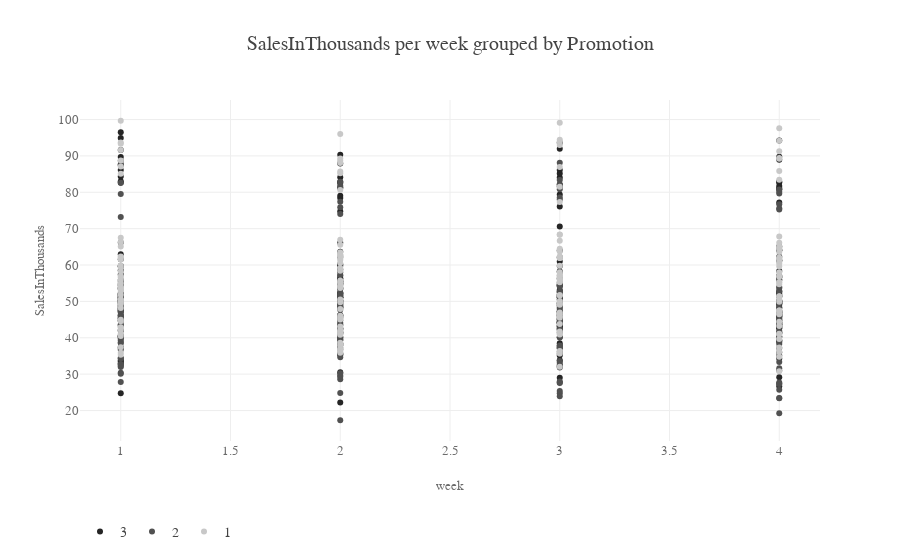

Notebook source saved alongside this figure:
### Code cell
plotly_scatter(config=style_config, df=dat, x="week", y="SalesInThousands", 
            group="Promotion")

### Figure 1 — Plotly figure (JSON) as saved in the notebook; plotly's stock layout.template omitted (floating-point values rounded to 4 significant figures; data arrays with more than 128 entries replaced by an {"elided": "..."} marker saying what was removed)
{"data": [{"marker": {"color": "rgb(37, 37, 37)"}, "mode": "markers", "name": "3", "type": "scatter", "x": {"elided": "188 int values"}, "y": {"elided": "188 float values"}}, {"marker": {"color": "rgb(81, 81, 81)"}, "mode": "markers", "name": "2", "type": "scatter", "x": {"elided": "188 int values"}, "y": {"elided": "188 float values"}}, {"marker": {"color": "rgb(200, 200, 200)"}, "mode": "markers", "name": "1", "type": "scatter", "x": {"elided": "172 int values"}, "y": {"elided": "172 float values"}}], "layout": {"font": {"family": "Helvetica, Droid Sans", "size": 14}, "hoverlabel": {"font": {"family": "Helvetica, Droid Sans", "size": 14}}, "hovermode": "closest", "legend": {"bgcolor": "rgba(0, 0, 0, 0)", "bordercolor": "rgba(0, 0, 0, 0)", "orientation": "h", "x": 0, "y": -0.22}, "margin": {"t": 100}, "title": "SalesInThousands per week grouped by Promotion", "xaxis": {"tickfont": {"color": "rgb(107, 107, 107)", "size": 13}, "title": "week", "titlefont": {"color": "rgb(107, 107, 107)", "size": 13}}, "yaxis": {"tickfont": {"color": "rgb(107, 107, 107)", "size": 13}, "title": "SalesInThousands", "titlefont": {"color": "rgb(107, 107, 107)", "size": 13}}}}
